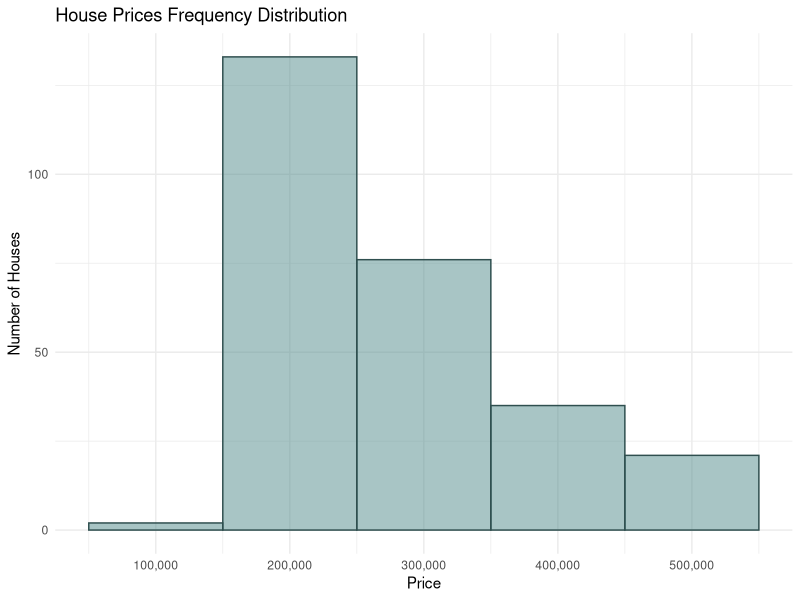
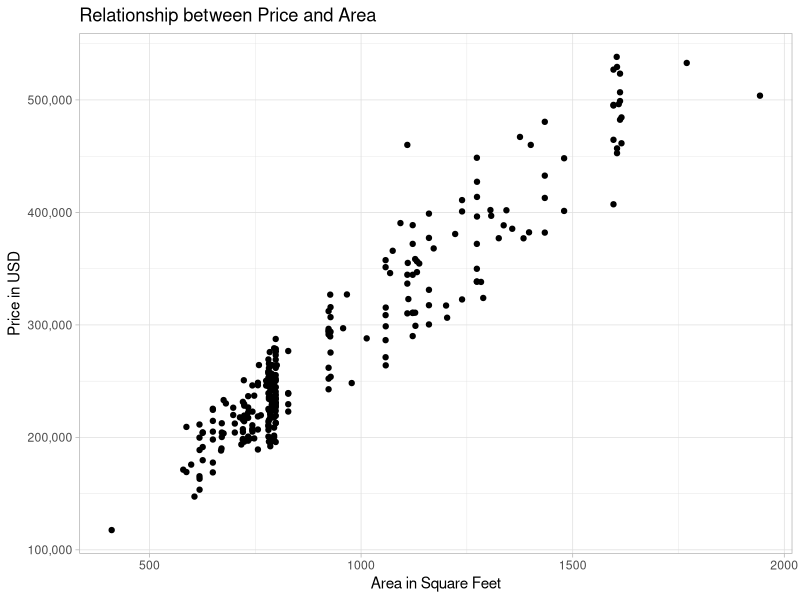

Write the R code that produced these figures, in order. (Note: this script raises an error after producing the figures.)

# Task 1: What are the types of data and the levels of measurement of the following variables: Cust ID, Mortgage, Year of sale. 
# Task 2: Create a histogram which represents the Price variable. Use the default binwidth values first and then set bins of length $100,000. Use the data on all apartments, no matter if sold or not.
# Task 3: Interpret the results.
# Task 4: Create a scatter plot showing the relationship between Price and Area. Use the data on all apartments, no matter if sold or not. Interpret the results.
# Task 5: Calculate the mean, median, mode, skewness, and standard deviation of Price for all apartments, no matter if sold or not.
# Task 6: Interpret the measures.
# Task 7: Calculate the correlation between Price and Area. Is the result in line with the scatterplot?

library(tidyverse)
library(scales)

product <- read.csv("practical_product.csv", sep = ",")
customer <- read.csv("practical_customer.csv", sep = ",")

# Task 1

# Cust ID - Categorical/Nominal. This variable has the same properties as ID.
# Mortgage - Categorical/Nominal.	This is a Binary variable. Like a Yes/No question or Gender.
# Year of sale - Numerical, discrete/Interval.	Year is a numerical variable. It is always discrete. The level of measurement is questionable, but we would treat it as interval, as the 0 year would be the time when the Big Bang happened. The current BC-AD calendar was arbitrary chosen (similarly to degrees Celsius and Fahrenheit).

# Task 2

hg <- ggplot(data=product, aes(x = Price))
hg + geom_histogram(binwidth = 100000, 
                    color = "darkslategray", 
                    fill = "darkslategray4", 
                    alpha = 0.5) + 
  ggtitle("House Prices Frequency Distribution") + 
  labs(y = "Number of Houses", 
       x = "Price") + 
  theme_minimal() +
  scale_x_continuous(labels =  comma) # this gets rid of the scientific notation on the x axis

# Task 3

# The two histograms point to similar insights - most of the apartment prices are concentrated in the interval ($217,000 to 317,000)	

# Task 4

sp <- ggplot(product, aes(`Area..ft..`, Price))
sp + geom_point() + 
  theme_light() + 
  labs(x = "Area in Square Feet", 
       y = "Price in USD", 
       title = "Relationship between Price and Area") +
  scale_y_continuous(labels = comma) # this gets rid of the scientific notation on the y axis

# The scatter plot shows a very strong linear relationship between Price and Area. This was to be expected as often Real Estate companies price their property per square foot.	
# Notice how for cheaper apartments (lower areas respectively), the points are closer so the variance is smaller. However, the bigger the apartment, the bigger the difference in the price.	

# Task 5 

library(psych)

# either of these gives you a decent summary and the mean, median, skew, and standard deviation of the data of interest

describe(product$Price)
summary(product$Price)

# create a function that returns the mode
mode <- function(x){ 
  ta <- table(x)
  tam <- max(ta)
  if (all(ta == tam))
    mod <- NA
  else
    if(is.numeric(x))
      mod <- as.numeric(names(ta)[ta == tam])
  else
    mod <- names(ta)[ta == tam]
  return(mod)
}

mode(product$Price)

# Task 6

# We will only comment on the skew, as it is a bit tougher. 
# The skew is right (positive). This means that most aparments are relatively cheap with a tiny portion that is more expensive.														

# Task 7

cor.test(product$`Area (ft.)`, product$Price)

# Yes, the result is in line with the scatter plot. The two variables are strongly correlated.

